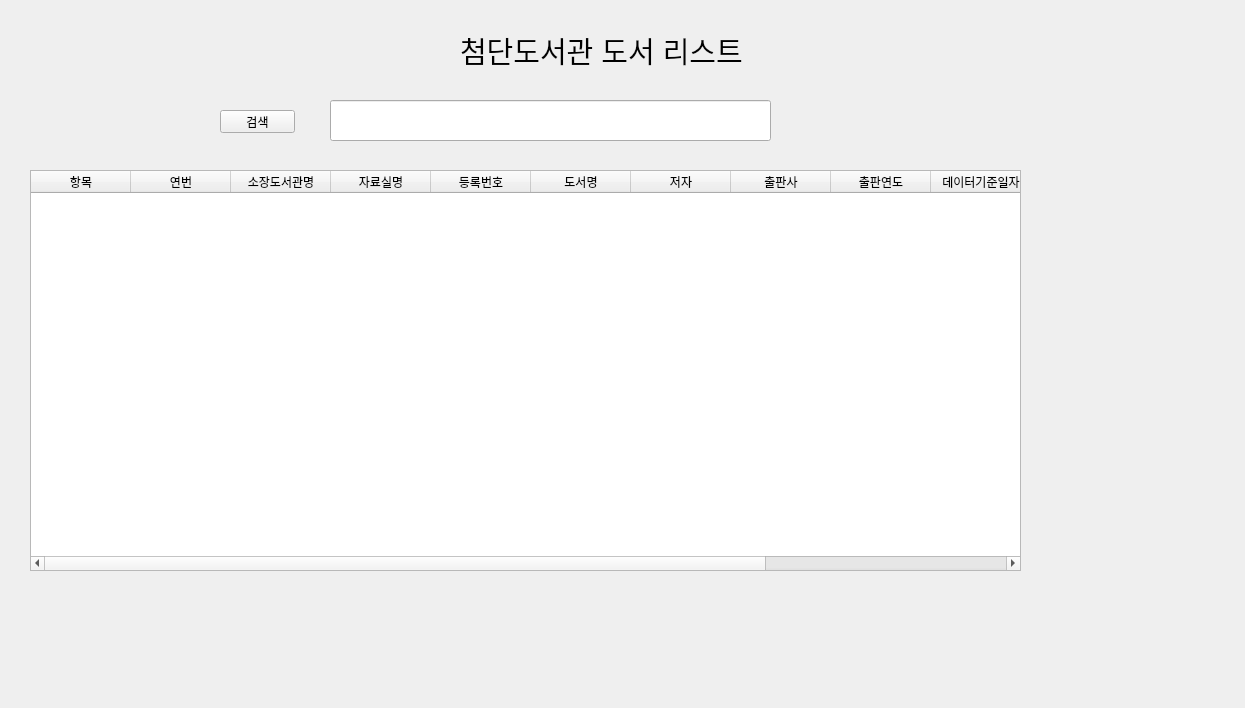
<?xml version="1.0" encoding="UTF-8"?>
<ui version="4.0">
 <class>Form</class>
 <widget class="QWidget" name="Form">
  <property name="geometry">
   <rect>
    <x>0</x>
    <y>0</y>
    <width>1245</width>
    <height>708</height>
   </rect>
  </property>
  <property name="windowTitle">
   <string>Form</string>
  </property>
  <widget class="QLabel" name="label">
   <property name="geometry">
    <rect>
     <x>460</x>
     <y>10</y>
     <width>331</width>
     <height>81</height>
    </rect>
   </property>
   <property name="font">
    <font>
     <family>Arial</family>
     <pointsize>22</pointsize>
    </font>
   </property>
   <property name="text">
    <string>첨단도서관 도서 리스트</string>
   </property>
  </widget>
  <widget class="QTableWidget" name="tableWidget">
   <property name="geometry">
    <rect>
     <x>30</x>
     <y>170</y>
     <width>991</width>
     <height>401</height>
    </rect>
   </property>
   <column>
    <property name="text">
     <string>항목</string>
    </property>
   </column>
   <column>
    <property name="text">
     <string>연번</string>
    </property>
   </column>
   <column>
    <property name="text">
     <string>소장도서관명</string>
    </property>
   </column>
   <column>
    <property name="text">
     <string>자료실명</string>
    </property>
   </column>
   <column>
    <property name="text">
     <string>등록번호</string>
    </property>
   </column>
   <column>
    <property name="text">
     <string>도서명</string>
    </property>
   </column>
   <column>
    <property name="text">
     <string>저자</string>
    </property>
   </column>
   <column>
    <property name="text">
     <string>출판사</string>
    </property>
   </column>
   <column>
    <property name="text">
     <string>출판연도</string>
    </property>
   </column>
   <column>
    <property name="text">
     <string>데이터기준일자</string>
    </property>
   </column>
   <column>
    <property name="text">
     <string/>
    </property>
   </column>
   <column>
    <property name="text">
     <string/>
    </property>
   </column>
  </widget>
  <widget class="QLineEdit" name="lineEdit">
   <property name="geometry">
    <rect>
     <x>330</x>
     <y>100</y>
     <width>441</width>
     <height>41</height>
    </rect>
   </property>
  </widget>
  <widget class="QPushButton" name="pushButton">
   <property name="geometry">
    <rect>
     <x>220</x>
     <y>110</y>
     <width>75</width>
     <height>23</height>
    </rect>
   </property>
   <property name="text">
    <string>검색</string>
   </property>
  </widget>
 </widget>
 <resources/>
 <connections/>
</ui>
